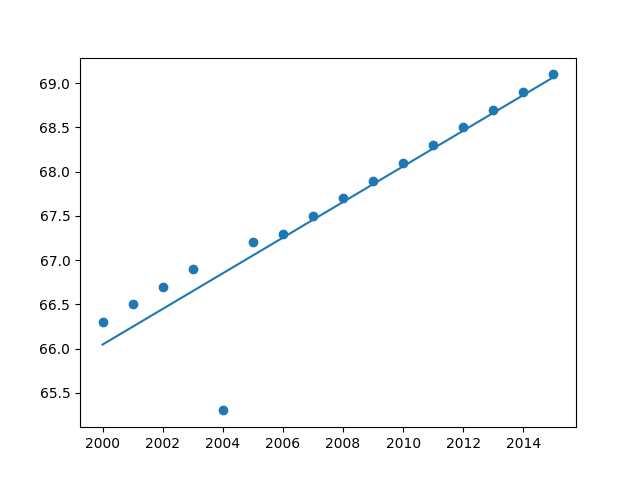

Write the Python code that produced this figure.
import csv
import matplotlib.pyplot as plt
from scipy import stats

# Get values from example dataset
with open('example_data.csv', 'r') as file:
    read = csv.DictReader(file)
    x = []
    y = []

    for row in read:
        if row['Country'] == 'Indonesia':
            x.append(int(row['Year']))
            y.append(float(row['Life expectancy ']))

# Get key values for linear regression
slope, intercept, r, p, std_err = stats.linregress(x, y)

# Print the coefficient of correlation between values
print('r =', r)

# Function to determine where on the y-axis the corresponding x value will be placed
def func(x):
    return slope * x + intercept

# Run each value of x through the function
model  = list(map(func, x))

# Draw scatter plot
plt.scatter(x, y)
# Draw the line of linear regression
plt.plot(x, model)

# Save plot as image
plt.savefig('linear_regression.png')
